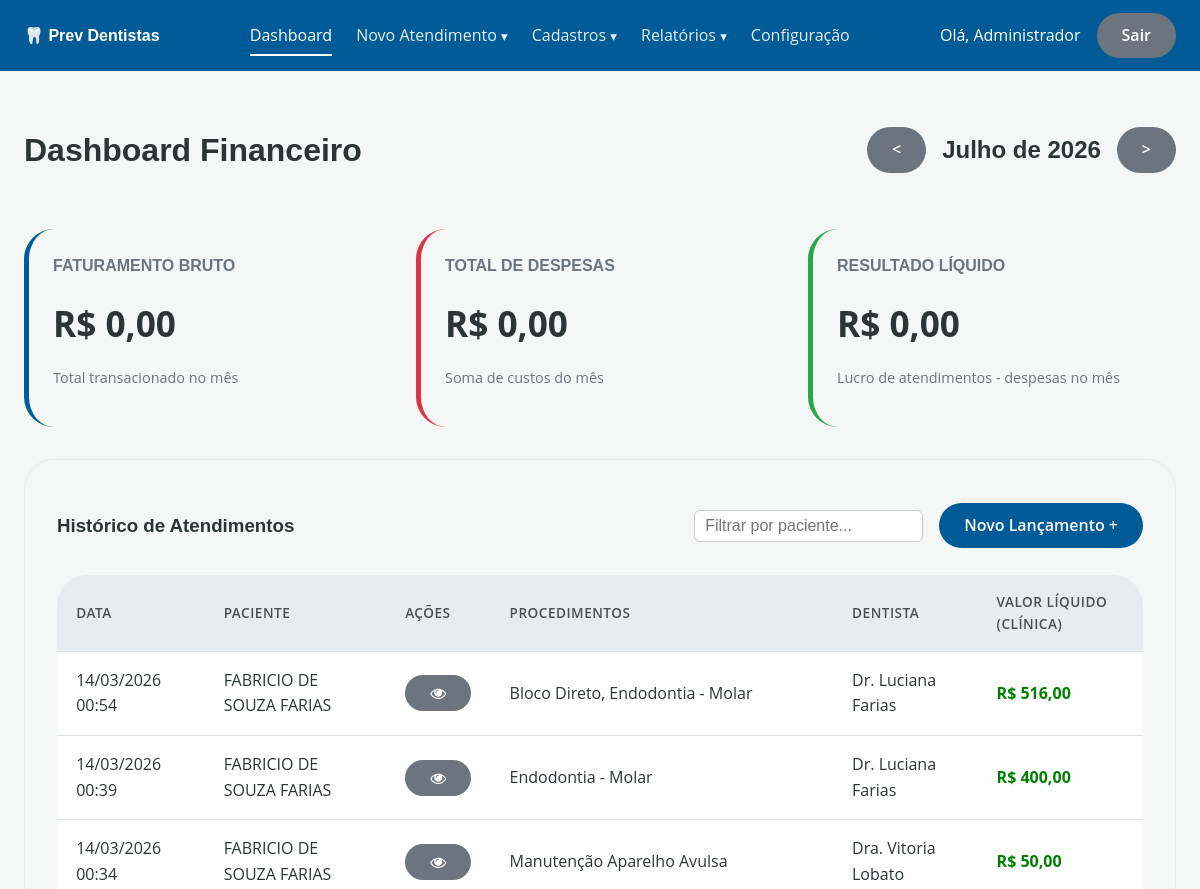
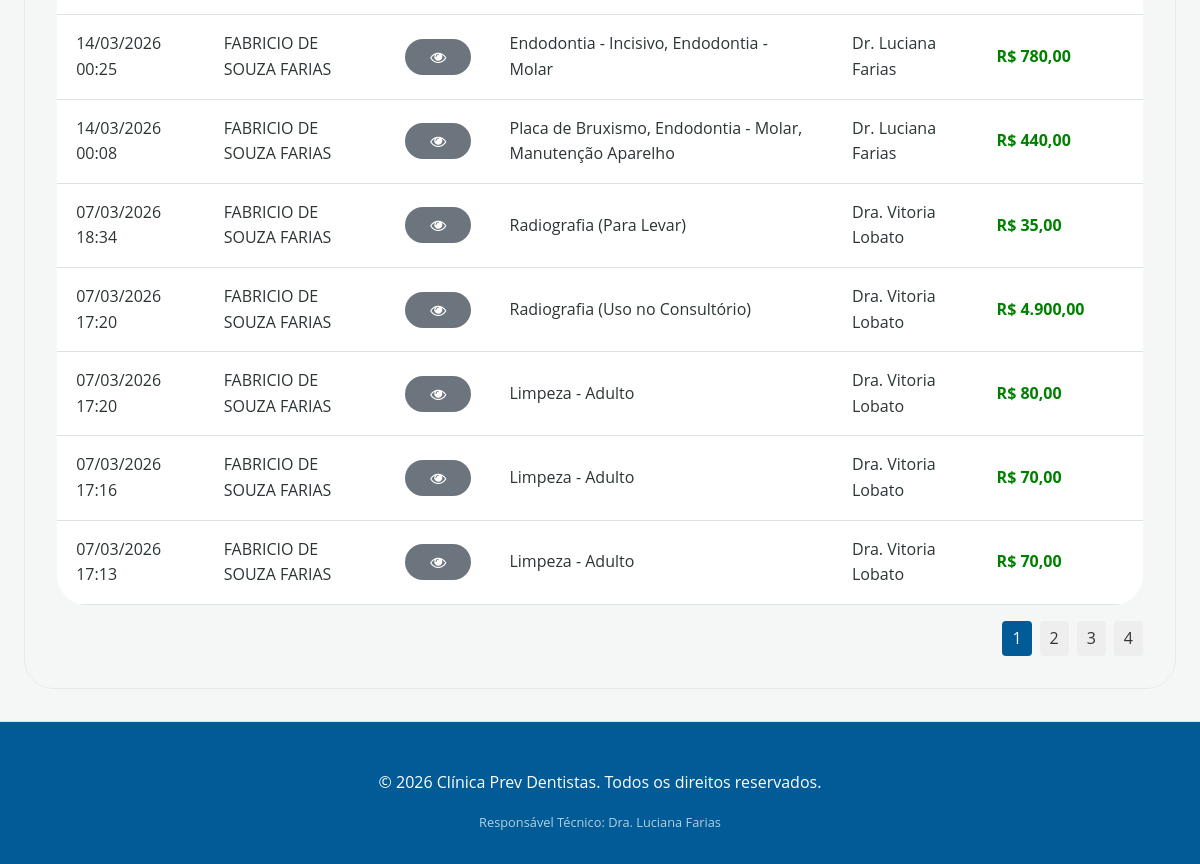
/public/?rota=painel&mes=2026-07 (signed in), run on the app's committed database (2 pictures, top to bottom).
### tables this page shows
CREATE TABLE IF NOT EXISTS `atendimentos` (
  `id` int NOT NULL AUTO_INCREMENT,
  `paciente_id` int NOT NULL,
  `id_dentista` int NOT NULL,
  `data_atendimento` datetime NOT NULL,
  `valor_total` decimal(10,2) DEFAULT '0.00',
  `taxa_cartao` decimal(10,2) DEFAULT '0.00',
  `valor_liquido_clinica` decimal(10,2) DEFAULT '0.00',
  `custo_auxiliar` decimal(10,2) NOT NULL DEFAULT '0.00',
  `comissao_dentista` decimal(10,2) DEFAULT '0.00',
  `status_pagamento` varchar(30) DEFAULT NULL,
  `url_arquivo` text,
  `criado_em` timestamp NULL DEFAULT CURRENT_TIMESTAMP,
  PRIMARY KEY (`id`),
  KEY `id_dentista` (`id_dentista`),
  KEY `paciente_id` (`paciente_id`)
);

CREATE TABLE IF NOT EXISTS `pacientes` (
  `id` int NOT NULL AUTO_INCREMENT,
  `nome` varchar(255) NOT NULL,
  `cpf` varchar(20) DEFAULT NULL,
  `data_nascimento` date DEFAULT NULL,
  `email` varchar(255) DEFAULT NULL,
  `telefone` varchar(20) DEFAULT NULL,
  `cep` varchar(10) DEFAULT NULL,
  `endereco` varchar(255) DEFAULT NULL,
  `numero` varchar(20) DEFAULT NULL,
  `complemento` varchar(100) DEFAULT NULL,
  `bairro` varchar(100) DEFAULT NULL,
  `cidade` varchar(100) DEFAULT NULL,
  `estado` varchar(2) DEFAULT NULL,
  `foto_paciente` varchar(255) DEFAULT NULL,
  `created_at` timestamp NULL DEFAULT CURRENT_TIMESTAMP,
  `updated_at` timestamp NULL DEFAULT CURRENT_TIMESTAMP ON UPDATE CURRENT_TIMESTAMP,
  PRIMARY KEY (`id`),
  UNIQUE KEY `cpf` (`cpf`)
);

CREATE TABLE IF NOT EXISTS `usuarios` (
  `id` int NOT NULL AUTO_INCREMENT,
  `nome` varchar(100) NOT NULL,
  `login` varchar(50) NOT NULL,
  `senha` varchar(255) NOT NULL,
  `perfil` enum('proprietario','recepcionista','dentista') NOT NULL,
  `criado_em` timestamp NULL DEFAULT CURRENT_TIMESTAMP,
  PRIMARY KEY (`id`),
  UNIQUE KEY `login` (`login`)
);

### src/Controller/PainelController.php (called while the page is built, shortened)
<?php
class PainelController
{
    public function index(): void
    {
        $atendimentoModel = new AtendimentoModel($this->pdo);
        $despesaModel     = new DespesaModel($this->pdo);
        $mes_selecionado = isset($_GET['mes']) ? $_GET['mes'] : date('Y-m');
        $dataInicio    = date('Y-m-01', strtotime($mes_selecionado));
        $dataFim       = date('Y-m-t',  strtotime($mes_selecionado));
        $mes_anterior  = date('Y-m', strtotime($dataInicio . ' -1 month'));
        $mes_proximo   = date('Y-m', strtotime($dataInicio . ' +1 month'));
        $faturamentoBruto = $atendimentoModel->faturamentoBruto($dataInicio . ' 00:00:00', $dataFim . ' 23:59:59');
        $lucroLiquido     = $atendimentoModel->lucroLiquido($dataInicio . ' 00:00:00', $dataFim . ' 23:59:59');
        $totalDespesas    = $despesaModel->totalNoPeriodo($dataInicio, $dataFim);
        $busca          = trim($_GET['busca'] ?? '');
        $pagina         = max(1, (int)($_GET['pagina'] ?? 1));
        $itensPorPagina = 10;
        $offset         = ($pagina - 1) * $itensPorPagina;
        $totalRegistros      = $atendimentoModel->contarPagos($busca);
        $totalPaginas        = ceil($totalRegistros / $itensPorPagina);
        $ultimosAtendimentos = $atendimentoModel->listarPagos($busca, $itensPorPagina, $offset);
        if (class_exists('IntlDateFormatter')) {
            $formatter = new IntlDateFormatter(
                'pt_BR',
                IntlDateFormatter::FULL,
                IntlDateFormatter::NONE,
                'America/Sao_Paulo',
                IntlDateFormatter::GREGORIAN,
                "MMMM 'de' yyyy"
            );
            $mesAtual = $formatter->format(strtotime($dataInicio));
        } else {
            $meses = ['janeiro','fevereiro','março','abril','maio','junho',
                      'julho','agosto','setembro','outubro','novembro','dezembro'];
            $m = (int)date('n', strtotime($dataInicio)) - 1;
            $mesAtual = $meses[$m] . ' de ' . date('Y', strtotime($dataInicio));
        }
        require ROOT . '/src/View/layout/header.php';
        require ROOT . '/src/View/painel/index.php';
        require ROOT . '/src/View/layout/footer.php';
    }
}

### public/index.php (called while the page is built, shortened)
<?php
require_once ROOT . '/config/controle_acesso.php';
spl_autoload_register(function (string $class): void {
    $dirs = [
        ROOT . '/src/Controller/',
        ROOT . '/src/Model/',
    ];
    foreach ($dirs as $dir) {
        $file = $dir . $class . '.php';
        if (file_exists($file)) {
            return;
        }
    }
});
$rota = $_GET['rota'] ?? 'login';
[$controllerClass, $metodo, $perfis] = $rotas[$rota];
require_once ROOT . '/config/database.php';
$controller = new $controllerClass($pdo);
$controller->$metodo();

### config/controle_acesso.php (called while the page is built, shortened)
<?php
function is_admin(): bool {
    return isset($_SESSION['usuario_perfil']) && $_SESSION['usuario_perfil'] === 'proprietario';
}

### src/Model/AtendimentoModel.php (called while the page is built, shortened)
<?php
class AtendimentoModel
{
    public function faturamentoBruto(string $inicio, string $fim): float
    {
        $stmt = $this->pdo->prepare("
            SELECT COALESCE(SUM(ap.valor_procedimento), 0)
            FROM atendimento_procedimentos ap
            JOIN atendimentos a ON ap.id_atendimento = a.id
            WHERE a.data_atendimento BETWEEN ? AND ?
              AND a.status_pagamento IN ('pago','pendente')
              AND ap.status_execucao IN ('feito','finalizado','pendente')
        ");
        $stmt->execute([$inicio, $fim]);
        return (float) ($stmt->fetchColumn() ?? 0);
    }
    public function lucroLiquido(string $inicio, string $fim): float
    {
        $stmt = $this->pdo->prepare("
            SELECT SUM(valor_liquido_clinica)
            FROM atendimentos
            WHERE data_atendimento BETWEEN ? AND ?
              AND status_pagamento = 'pago'
        ");
        $stmt->execute([$inicio, $fim]);
        return (float) ($stmt->fetchColumn() ?? 0);
    }
    public function contarPagos(string $busca): int
    {
        $sql    = "SELECT COUNT(DISTINCT a.id)
                   FROM atendimentos a
                   JOIN pacientes p ON a.paciente_id = p.id
                   WHERE a.status_pagamento IN ('pago','pendente')";
        $params = [];
        $stmt = $this->pdo->prepare($sql);
        $stmt->execute($params);
        return (int) $stmt->fetchColumn();
    }
    public function listarPagos(string $busca, int $limit, int $offset): array
    {
        $sql = "
            SELECT
                a.id, a.data_atendimento,
                p.nome   AS paciente_nome,
                a.status_pagamento,
                a.taxa_cartao, a.valor_liquido_clinica,
                a.custo_auxiliar, a.comissao_dentista, a.url_arquivo,
                u.nome   AS dentista,
                SUM(CASE WHEN ap.status_execucao IN ('feito','finalizado','pendente') THEN ap.valor_procedimento ELSE 0 END) AS valor_bruto_total,
                GROUP_CONCAT(
                    CASE WHEN ap.status_execucao IN ('feito','finalizado','pendente') THEN proc.nome END
                    SEPARATOR ', '
                ) AS procedimentos
            FROM atendimentos a
            JOIN pacientes   p    ON a.paciente_id    = p.id
            JOIN usuarios    u    ON a.id_dentista     = u.id
            LEFT JOIN atendimento_procedimentos ap   ON a.id = ap.id_atendimento
            LEFT JOIN procedimentos             proc ON ap.id_procedimento = proc.id
            WHERE a.status_pagamento IN ('pago','pendente')
        ";
        $sql .= " GROUP BY a.id ORDER BY a.data_atendimento DESC LIMIT ? OFFSET ?";
        $stmt = $this->pdo->prepare($sql);
        $pos = 1;
        $stmt->bindValue($pos++, $limit,  PDO::PARAM_INT);
        $stmt->bindValue($pos,   $offset, PDO::PARAM_INT);
        $stmt->execute();
        return $stmt->fetchAll();
    }
}

### src/Model/DespesaModel.php (called while the page is built, shortened)
<?php
class DespesaModel
{
    public function totalNoPeriodo(string $dataInicio, string $dataFim): float
    {
        $stmt = $this->pdo->prepare(
            "SELECT SUM(valor) FROM despesas WHERE data_despesa BETWEEN ? AND ?"
        );
        $stmt->execute([$dataInicio, $dataFim]);
        return (float) ($stmt->fetchColumn() ?? 0);
    }
}

### src/View/painel/index.php (the view, shortened to what this page needs)
<div style="display:flex; justify-content:space-between; align-items:center;">
    <h1>Dashboard Financeiro</h1>
    <div style="display:flex; align-items:center; gap: 1rem;">
        <a href="<?= BASE_URL ?>?rota=painel&mes=<?= $mes_anterior ?>" class="btn btn-secondary" title="Mês Anterior">&lt;</a>
        <h2 style="color: var(--text-muted); margin: 0;"><?= ucfirst($mesAtual) ?></h2>
        <a href="<?= BASE_URL ?>?rota=painel&mes=<?= $mes_proximo ?>" class="btn btn-secondary" title="Próximo Mês">&gt;</a>
    </div>
</div>
<?php if (is_admin()): ?>
<div class="dashboard-grid" style="margin-top: 2rem;">
    <div class="stat-card">
        <h3>Faturamento Bruto</h3>
        <div class="stat-value">R$ <?= number_format($faturamentoBruto, 2, ',', '.') ?></div>
        <p class="text-muted">Total transacionado no mês</p>
    </div>
    <div class="stat-card" style="border-left-color: var(--danger-color);">
        <h3>Total de Despesas</h3>
        <div class="stat-value">R$ <?= number_format($totalDespesas, 2, ',', '.') ?></div>
        <p class="text-muted">Soma de custos do mês</p>
    </div>
    <div class="stat-card" style="border-left-color: var(--success-color);">
        <h3>Resultado Líquido</h3>
        <div class="stat-value">R$ <?= number_format($lucroLiquido - $totalDespesas, 2, ',', '.') ?></div>
        <p class="text-muted">Lucro de atendimentos - despesas no mês</p>
    </div>
</div>
<?php endif; ?>
<div class="card" style="margin-top: 2rem;">
    <div style="display:flex; justify-content:space-between; align-items:center;">
        <h3>Histórico de Atendimentos</h3>
        <div style="display:flex; gap: 1rem; align-items:center;">
            <div style="display:flex; gap:0.5rem; align-items:center;">
                <input type="text" id="busca_painel"
                       placeholder="Filtrar por paciente..."
                       value="<?= htmlspecialchars($busca ?? '') ?>"
                       style="padding:6px 10px; border:1px solid #ccc; border-radius:6px; min-width:220px;"
                       autocomplete="off">
            </div>
            <?php if (is_admin()): ?>
            <a href="<?= BASE_URL ?>?rota=atendimentos.novo" class="btn btn-primary">Novo Lançamento +</a>
            <?php endif; ?>
        </div>
    </div>
    <table class="mobile-card-table" id="tabela_painel" style="margin-top: 1rem;">
        <thead>
            <tr>
                <th>Data</th>
                <th>Paciente</th>
                <th>Ações</th>
                <th>Procedimentos</th>
                <th>Dentista</th>
                <?php if (is_admin()): ?>
                <th>Valor Líquido (Clínica)</th>
                <?php endif; ?>
            </tr>
        </thead>
        <tbody>
            <?php if(count($ultimosAtendimentos) > 0): ?>
                <?php foreach($ultimosAtendimentos as $at): ?>
                    <?php
                        $isNaoAplicavel = $at['status_pagamento'] === 'nao_aplicavel';
                    ?>
                <tr class="clickable-row"
                    data-id="<?= $at['id'] ?>"
                    data-data="<?= date('d/m/Y H:i', strtotime($at['data_atendimento'])) ?>"
                    data-paciente="<?= htmlspecialchars($at['paciente_nome']) ?>"
                    data-taxa-cartao="<?= $isNaoAplicavel ? 'N/A' : 'R$ ' . number_format($at['taxa_cartao'], 2, ',', '.') ?>"
                    data-custo-auxiliar="<?= $isNaoAplicavel ? 'N/A' : 'R$ ' . number_format($at['custo_auxiliar'], 2, ',', '.') ?>"
                    data-comissao-dentista="<?= $isNaoAplicavel ? 'N/A' : 'R$ ' . number_format($at['comissao_dentista'], 2, ',', '.') ?>"
                    data-procedimentos="<?= htmlspecialchars($at['procedimentos'] ?? '') ?>"
                    data-dentista="<?= htmlspecialchars($at['dentista']) ?>"
                    data-arquivo="<?= htmlspecialchars($at['url_arquivo'] ?? '') ?>"
                    data-valor="<?= $isNaoAplicavel ? 'N/A' : 'R$ ' . number_format($at['valor_liquido_clinica'], 2, ',', '.') ?>"
                    data-bruto="<?= $isNaoAplicavel ? 'N/A' : 'R$ ' . number_format($at['valor_bruto_total'] ?? 0, 2, ',', '.') ?>"
                    style="cursor: pointer;" title="Clique para ver detalhes">
                    <td data-label="Data"><?= date('d/m/Y H:i', strtotime($at['data_atendimento'])) ?></td>
                    <td data-label="Paciente"><?= htmlspecialchars($at['paciente_nome']) ?></td>
                    <td data-label="Ações">
                        <a href="<?= BASE_URL ?>?rota=recibo&id=<?= $at['id'] ?>" class="btn btn-secondary" target="_blank" title="Gerar Recibo">
                            <i class="fa fa-eye"></i>
                        </a>
                    </td>
                    <td data-label="Procedimentos"><?= htmlspecialchars($at['procedimentos'] ?? '') ?></td>
                    <td data-label="Dentista"><?= htmlspecialchars($at['dentista']) ?></td>
                    <?php if (is_admin()): ?>
                    <td data-label="Valor Líquido" style="color: green; font-weight: bold;">
                        <?= $isNaoAplicavel ? 'N/A' : 'R$ ' . number_format($at['valor_liquido_clinica'], 2, ',', '.') ?>
                    </td>
                    <?php endif; ?>
                </tr>
                <?php endforeach; ?>
            <?php else: ?>
                <tr>
                    <td colspan="5" style="padding: 20px; text-align: center;">Nenhum atendimento registrado ainda.</td>
                </tr>
            <?php endif; ?>
        </tbody>
    </table>
    <?php if ($totalPaginas > 1): ?>
    <div style="display: flex; justify-content: flex-end; margin-top: 1rem; gap: 0.5rem;">
        <?php for ($i = 1; $i <= $totalPaginas; $i++): ?>
            <?php
                $active = $i === $pagina ? 'background-color: var(--primary-color); color: white;' : 'background-color: #eee; color: #333;';
                $queryParams = $_GET;
                $queryParams['pagina'] = $i;
                $url = '?' . http_build_query($queryParams);
            ?>
            <a href="<?= $url ?>" style="padding: 5px 10px; text-decoration: none; border-radius: 4px; <?= $active ?>"><?= $i ?></a>
        <?php endfor; ?>
    </div>
    <?php endif; ?>
</div>

### data on the page
atendimentos: data_atendimento "14/03/2026 00:54", paciente.nome "FABRICIO DE SOUZA FARIAS", procedimentos "Bloco Direto, Endodontia - Molar", usuarios.nome "Dr. Luciana Farias", valor_liquido_clinica "516,00"
atendimentos: data_atendimento "14/03/2026 00:39", paciente.nome "FABRICIO DE SOUZA FARIAS", procedimentos "Endodontia - Molar", usuarios.nome "Dr. Luciana Farias", valor_liquido_clinica "400,00"
atendimentos: data_atendimento "14/03/2026 00:34", paciente.nome "FABRICIO DE SOUZA FARIAS", procedimentos "Manutenção Aparelho Avulsa", usuarios.nome "Dra. Vitoria Lobato", valor_liquido_clinica "50,00"
atendimentos: data_atendimento "14/03/2026 00:25", paciente.nome "FABRICIO DE SOUZA FARIAS", procedimentos "Endodontia - Incisivo, Endodontia - Molar", usuarios.nome "Dr. Luciana Farias", valor_liquido_clinica "780,00"
atendimentos: data_atendimento "14/03/2026 00:08", paciente.nome "FABRICIO DE SOUZA FARIAS", procedimentos "Placa de Bruxismo, Endodontia - Molar, Manutenção Aparelho", usuarios.nome "Dr. Luciana Farias", valor_liquido_clinica "440,00"
atendimentos: data_atendimento "07/03/2026 18:34", paciente.nome "FABRICIO DE SOUZA FARIAS", procedimentos "Radiografia (Para Levar)", usuarios.nome "Dra. Vitoria Lobato", valor_liquido_clinica "35,00"
atendimentos: data_atendimento "07/03/2026 17:20", paciente.nome "FABRICIO DE SOUZA FARIAS", procedimentos "Radiografia (Uso no Consultório)", usuarios.nome "Dra. Vitoria Lobato", valor_liquido_clinica "4.900,00"
atendimentos: data_atendimento "07/03/2026 17:20", paciente.nome "FABRICIO DE SOUZA FARIAS", procedimentos "Limpeza - Adulto", usuarios.nome "Dra. Vitoria Lobato", valor_liquido_clinica "80,00"
atendimentos: data_atendimento "07/03/2026 17:16", paciente.nome "FABRICIO DE SOUZA FARIAS", procedimentos "Limpeza - Adulto", usuarios.nome "Dra. Vitoria Lobato", valor_liquido_clinica "70,00"
atendimentos: data_atendimento "07/03/2026 17:13", paciente.nome "FABRICIO DE SOUZA FARIAS", procedimentos "Limpeza - Adulto", usuarios.nome "Dra. Vitoria Lobato", valor_liquido_clinica "70,00"

### other printed values
$_SESSION['usuario_nome'] "Administrador"
$mesAtual "Julho de 2026"
$faturamentoBruto "0,00"
$totalDespesas "0,00"
$lucroLiquido - $totalDespesas "0,00"
